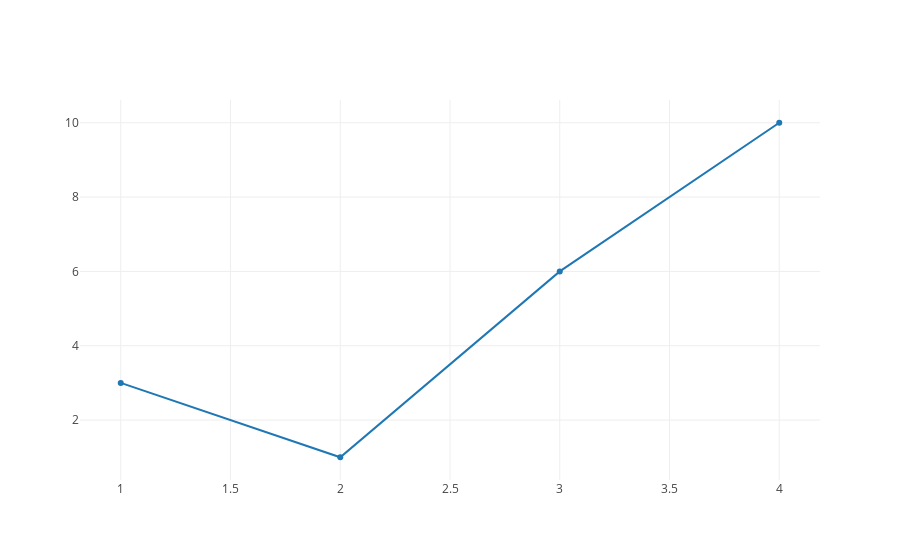

Here is the notebook cell this chart was saved with:
### Code cell
iplot([{"x": [1, 2, 3,4], "y": [3, 1, 6,10]}])

### Figure 1 — Plotly figure (JSON) as saved in the notebook; plotly's stock layout.template omitted (floating-point values rounded to 4 significant figures)
{"data": [{"x": [1, 2, 3, 4], "y": [3, 1, 6, 10]}], "layout": {}}
